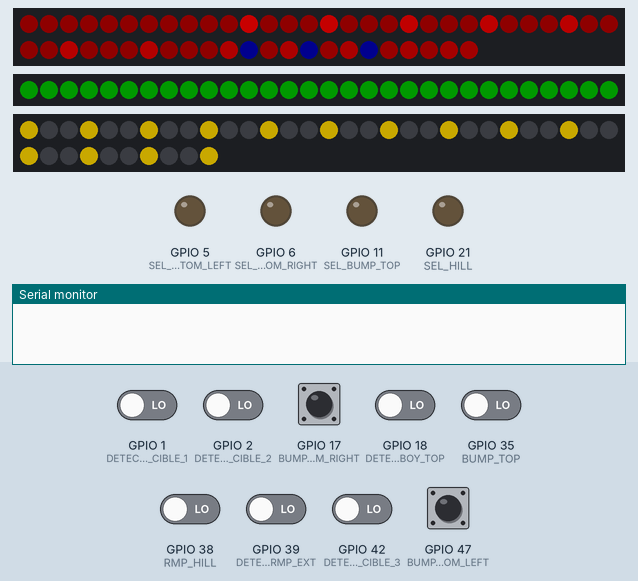
This program was run on a simulated ESP32-S3. Parts: 53 RGB LEDs in strip order, left to right, continuing on the next row, 30 RGB LEDs in strip order, left to right, 40 RGB LEDs in strip order, left to right, continuing on the next row, output pins drawn as LEDs (lit = HIGH), the last lines printed to the serial monitor. The inputs (shaded band) are chosen by the test bench; at power-on: GPIO 1 (DETECTION_PACK_CIBLE_1), GPIO 2 (DETECTION_PACK_CIBLE_2), GPIO 17 (BUMP_BOTTOM_RIGHT), GPIO 18 (DETECTION_CIBLE_COWBOY_TOP), GPIO 35 (BUMP_TOP), GPIO 38 (RMP_HILL), GPIO 39 (DETECTION_RMP_EXT), GPIO 42 (DETECTION_PACK_CIBLE_3), GPIO 47 (BUMP_BOTTOM_LEFT) LOW. Dim RGB values are drawn brighter than linear.

Above: at 1.3 s.
1.4 s: GPIO 17 (BUMP_BOTTOM_RIGHT) pulled HIGH for 0.15 s
At 1.96 s:
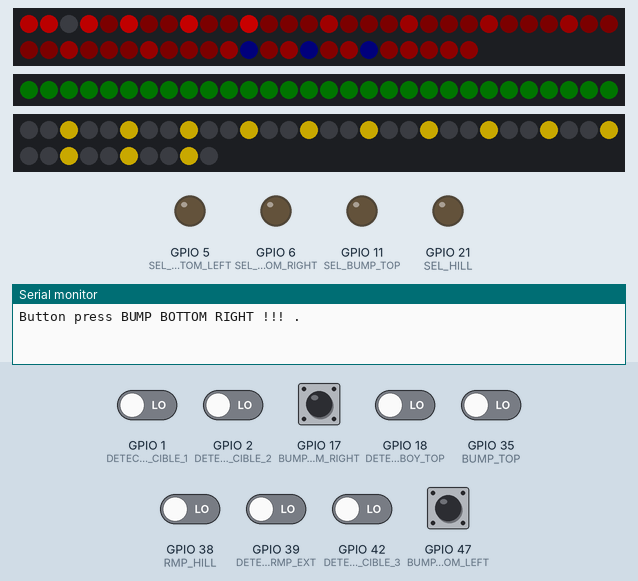
2.1 s: GPIO 17 (BUMP_BOTTOM_RIGHT) pulled HIGH for 1 s
At 2.26 s:
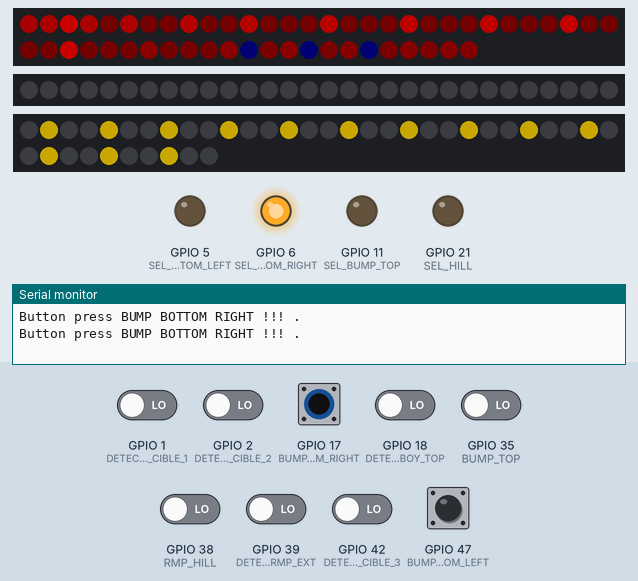
3.7 s: GPIO 38 (RMP_HILL) driven HIGH
At 5.28 s:
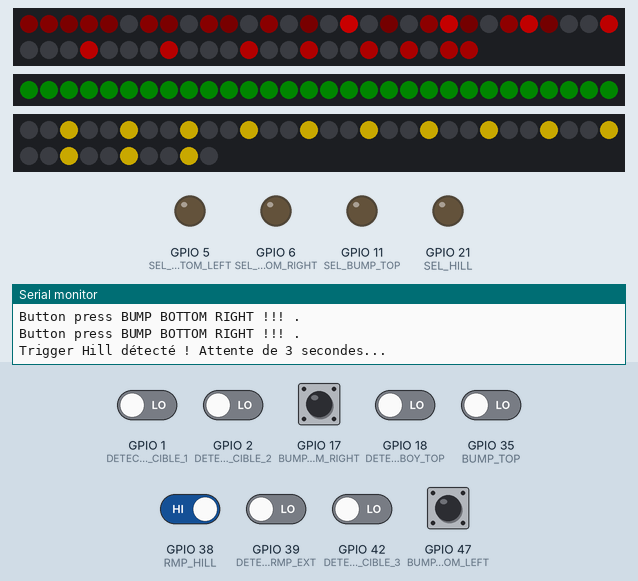
6.7 s: GPIO 1 (DETECTION_PACK_CIBLE_1) driven HIGH
At 9.5 s:
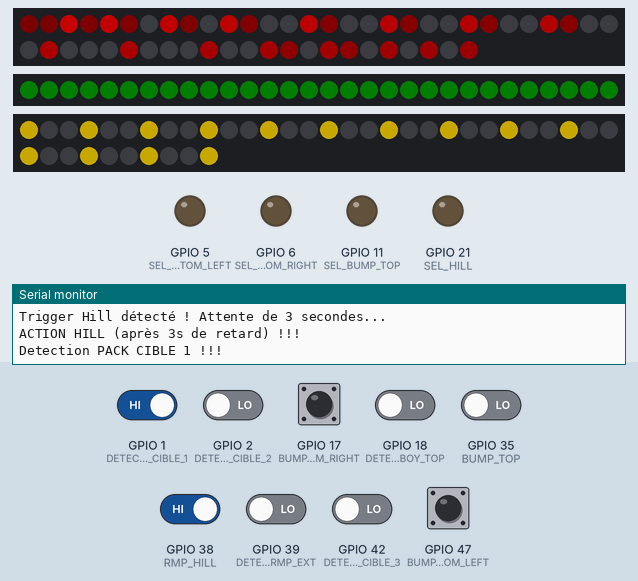
9.7 s: GPIO 18 (DETECTION_CIBLE_COWBOY_TOP) driven HIGH
12.7 s: GPIO 35 (BUMP_TOP) driven HIGH
At 14.93 s:
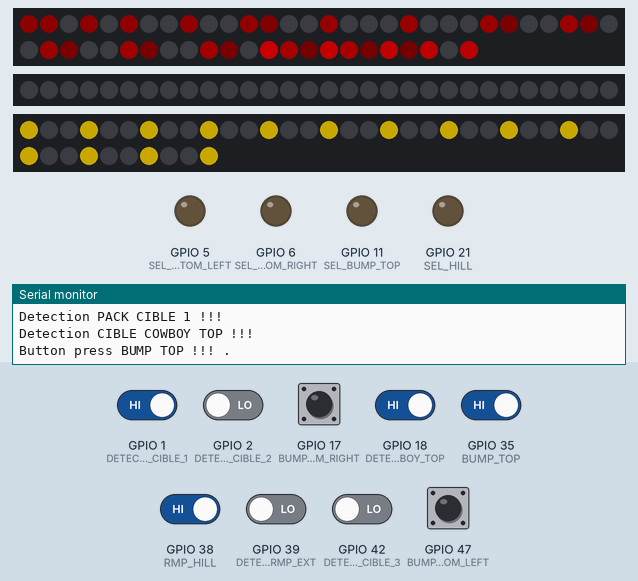
Timing chart, 0 to 15.4 s (numbered marks = the images above; inputs shaded):
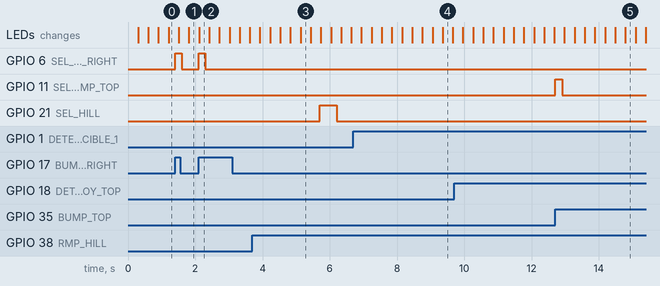

Measured:
- after the input at 1.4 s, GPIO 6 (SEL_BUMP_BOTTOM_RIGHT): LOW → HIGH at once, → LOW 0.20 s later
- after the input at 2.1 s, GPIO 6 (SEL_BUMP_BOTTOM_RIGHT): LOW → HIGH at once, → LOW 0.20 s later; the LEDs: change at once (image 2)
- after the input at 3.7 s, GPIO 21 (SEL_HILL): LOW → HIGH after 2.0 s, → LOW 0.50 s later
- after the input at 12.7 s, GPIO 11 (SEL_BUMP_TOP): LOW → HIGH at once, → LOW 0.20 s later

The program:

main.cpp
```cpp
#include "main.h"
#include "leds.h"
// Initialize pins and interrupts for target detection

// Paramètres de configuration des LEDs

volatile bool triggerDetectedBumpBottomLeft = false;
volatile bool triggerDetectedBumpBottomRight = false;
volatile bool triggerDetectedBumpTop = false;
volatile bool triggerDetectedRmpHill = false;
volatile bool triggerDetectedRmpExt = false;

// Target detection flags
volatile bool triggerDetectedCiblePack1 = false;
volatile bool triggerDetectedCiblePack2 = false;
volatile bool triggerDetectedCiblePack3 = false;
volatile bool triggerDetectedCibleCowboyTop = false;

unsigned long timerDelayHillStart = 0; // Pour compter les 3 secondes
bool isWaitingForHill = false;

void IRAM_ATTR onTriggerRmpExt() {
    triggerDetectedRmpExt = true;
}

void IRAM_ATTR onTriggerCiblePack1() {
    triggerDetectedCiblePack1 = true;
}

void IRAM_ATTR onTriggerCiblePack2() {
    triggerDetectedCiblePack2 = true;
}

void IRAM_ATTR onTriggerCiblePack3() {
    triggerDetectedCiblePack3 = true;
}

void IRAM_ATTR onTriggerCibleCowboyTop() {
    triggerDetectedCibleCowboyTop = true;
}

void IRAM_ATTR onTriggerBumpBottomLeft() {
    triggerDetectedBumpBottomLeft = true;
}

void IRAM_ATTR onTriggerRmpHill() {
    triggerDetectedRmpHill = true;
}

void IRAM_ATTR onTriggerBumpBottomRight() {
    triggerDetectedBumpBottomRight = true;
}
void IRAM_ATTR onTriggerBumpTop() {
    triggerDetectedBumpTop = true;
}


void setup() {
  //AUTOSTART______________________
    pinMode(PC_START, OUTPUT);
    digitalWrite(PC_START, HIGH);
    delay(100);
    digitalWrite(PC_START, LOW);
    pinMode(PC_START, INPUT);
    digitalWrite(PC_START, LOW);
    pinMode(SEL_HILL, OUTPUT);
    pinMode(SEL_BUMP_BOTTOM_LEFT, OUTPUT);
    pinMode(SEL_BUMP_BOTTOM_RIGHT, OUTPUT);
    pinMode(SEL_BUMP_TOP, OUTPUT);


 //Detection targets setup
    pinMode(DETECTION_PACK_CIBLE_1, INPUT_PULLDOWN);
    attachInterrupt(digitalPinToInterrupt(DETECTION_PACK_CIBLE_1), onTriggerCiblePack1, RISING);

    pinMode(DETECTION_PACK_CIBLE_2, INPUT_PULLDOWN);
    attachInterrupt(digitalPinToInterrupt(DETECTION_PACK_CIBLE_2), onTriggerCiblePack2, RISING);

    pinMode(DETECTION_PACK_CIBLE_3, INPUT_PULLDOWN);
    attachInterrupt(digitalPinToInterrupt(DETECTION_PACK_CIBLE_3), onTriggerCiblePack3, RISING);

    pinMode(DETECTION_CIBLE_COWBOY_TOP, INPUT_PULLDOWN);
    attachInterrupt(digitalPinToInterrupt(DETECTION_CIBLE_COWBOY_TOP), onTriggerCibleCowboyTop, RISING);
  // Setup interrupt for trigger SEL_HILL
    pinMode(RMP_HILL, INPUT_PULLDOWN);
    attachInterrupt(digitalPinToInterrupt(RMP_HILL), onTriggerRmpHill, RISING);


    pinMode(DETECTION_RMP_EXT, INPUT_PULLDOWN);
    attachInterrupt(digitalPinToInterrupt(DETECTION_RMP_EXT), onTriggerRmpExt, RISING);

    pinMode(BUMP_BOTTOM_LEFT, INPUT_PULLDOWN);
    attachInterrupt(digitalPinToInterrupt(BUMP_BOTTOM_LEFT), onTriggerBumpBottomLeft, RISING);

    pinMode(BUMP_BOTTOM_RIGHT, INPUT_PULLDOWN);
    attachInterrupt(digitalPinToInterrupt(BUMP_BOTTOM_RIGHT), onTriggerBumpBottomRight, RISING);
    pinMode(BUMP_TOP, INPUT_PULLDOWN);
    attachInterrupt(digitalPinToInterrupt(BUMP_TOP), onTriggerBumpTop, RISING);

  FastLED.setBrightness(100);
  Serial.begin(115200);
  // Initialize LED strips before setting pixels
  leds_init();
  for (int i = 0; i < 40; i++) {
        leds_set_pixel(STRIP_PACK_CIBLE, i, CRGB::Red);
    }
    for (int i = 40; i < 53; i++) {
        leds_set_pixel(STRIP_PACK_CIBLE, i, CRGB::Blue);
    }
    FastLED.show();
    leds_set_animation(STRIP_PACK_CIBLE, ANIM_SCANNER, CRGB::Red);
    leds_set_animation(STRIP_DRAGON, ANIM_BREATHE, CRGB::Green, 20);
    leds_set_animation(STRIP_SALOON, ANIM_THEATER_CHASE, CRGB::Gold, 10);

}

// Non-blocking timers for triggers
unsigned long triggerTimerHill = 0;
bool triggerActiveHill = false;

unsigned long bumpBottomLeftTimer = 0;
bool bumpBottomLeftActive = false;
unsigned long bumpBottomRightTimer = 0;
bool bumpBottomRightActive = false;
unsigned long bumpTopTimer = 0;
bool bumpTopActive = false;


// Cooldown variables for bumpers
static unsigned long lastBumpBottomLeftActivation = 0;
static unsigned long lastBumpBottomRightActivation = 0;
static unsigned long lastBumpTopActivation = 0;
static unsigned long lastHillActivation = 0;
static unsigned long lastRmpExtActivation = 0;


void check_bumpers_left(unsigned long now){
    if (triggerDetectedBumpBottomLeft && !bumpBottomLeftActive) {
        if (now - lastBumpBottomLeftActivation <= 500) {
            triggerDetectedBumpBottomLeft = false; // Reset the trigger to avoid repeated activation
        }
        else{
        digitalWrite(SEL_BUMP_BOTTOM_LEFT, HIGH);
        Serial.println("Button press BUMP BOTTOM LEFT !!! .");
        leds_set_pixel(STRIP_PACK_CIBLE, 1, CRGB(255, 0, 0));
        FastLED.show();
        bumpBottomLeftTimer = now;
        bumpBottomLeftActive = true;
        triggerDetectedBumpBottomLeft = false;
        lastBumpBottomLeftActivation = now;
        }
    }
    if (bumpBottomLeftActive && now - bumpBottomLeftTimer >= 200) {
        digitalWrite(SEL_BUMP_BOTTOM_LEFT, LOW);
        leds_set_pixel(STRIP_PACK_CIBLE, 1, CRGB(0, 0, 0));
        FastLED.show();
        bumpBottomLeftActive = false;
        triggerDetectedBumpBottomLeft = false;
    }
}

void check_bumpers_right(unsigned long now){
    if (triggerDetectedBumpBottomRight && !bumpBottomRightActive ) {
        if (now - lastBumpBottomRightActivation <= 500) {
            triggerDetectedBumpBottomRight = false; // Reset the trigger to avoid repeated activation
        }
        else{
            digitalWrite(SEL_BUMP_BOTTOM_RIGHT, HIGH);
            Serial.println("Button press BUMP BOTTOM RIGHT !!! .");
            leds_set_pixel(STRIP_PACK_CIBLE, 2, CRGB(255, 0, 0));
            FastLED.show();
            bumpBottomRightTimer = now;
            bumpBottomRightActive = true;
            triggerDetectedBumpBottomRight = false;
            lastBumpBottomRightActivation = now;
        }
    }
    if (bumpBottomRightActive && now - bumpBottomRightTimer >= 200) {
        digitalWrite(SEL_BUMP_BOTTOM_RIGHT, LOW);
        leds_set_pixel(STRIP_PACK_CIBLE, 2, CRGB(0, 0, 0));
        FastLED.show();
        bumpBottomRightActive = false;
        triggerDetectedBumpBottomRight = false;
    }
}

void check_bumpers_top(unsigned long now){
    if (triggerDetectedBumpTop && !bumpTopActive) {
        if (now - lastBumpTopActivation <= 500) {
            triggerDetectedBumpTop = false; // Reset the trigger to avoid repeated activation
        }
        else{
            digitalWrite(SEL_BUMP_TOP, HIGH);
            Serial.println("Button press BUMP TOP !!! .");
            leds_set_pixel(STRIP_PACK_CIBLE, 0, CRGB(255, 0, 0));
            FastLED.show();
            bumpTopTimer = now;
            bumpTopActive = true;
            triggerDetectedBumpTop = false;
            lastBumpTopActivation = now;
        }
    }
    if (bumpTopActive && now - bumpTopTimer >= 200) {
        digitalWrite(SEL_BUMP_TOP, LOW);
        leds_set_pixel(STRIP_PACK_CIBLE, 0, CRGB(0, 0, 0));
        FastLED.show();
        bumpTopActive = false;
        triggerDetectedBumpTop = false;
    }
}

void check_hill(unsigned long now) {

    // --- ÉTAPE 1 : DÉTECTION ET DÉMARRAGE DU COMPTE À REBOURS ---
    if (triggerDetectedRmpHill) {
        // On vérifie le cooldown de 2 secondes par rapport à la dernière détection
        // Et on vérifie qu'on n'est pas déjà en train d'attendre (pour ne pas reset le timer)
        if ((now - lastHillActivation > 2000) && !isWaitingForHill && !triggerActiveHill) {

            Serial.println("Trigger Hill détecté ! Attente de 3 secondes...");

            // On entre en mode "Attente"
            isWaitingForHill = true;
            timerDelayHillStart = now; // On note l'heure de départ du délai

            // On met à jour le cooldown tout de suite pour éviter les doubles déclenchements
            lastHillActivation = now;
        }

        // On reset toujours le flag de l'interruption hardware
        triggerDetectedRmpHill = false;
    }

    // --- ÉTAPE 2 : VÉRIFICATION DU DÉLAI DE 3 SECONDES ---
    if (isWaitingForHill) {
        // Si 3000ms (3s) se sont écoulées depuis la détection
        if (now - timerDelayHillStart >= 2000) {
            // Le délai est fini, on passe à l'ACTION
            isWaitingForHill = false; // On arrête d'attendre

            digitalWrite(SEL_HILL, HIGH);
            Serial.println("ACTION HILL (après 3s de retard) !!!");
            leds_set_pixel(STRIP_PACK_CIBLE, 3, CRGB(255, 0, 0));
            FastLED.show();

            // On lance le timer pour la durée d'activation (50ms)
            triggerTimerHill = now;
            triggerActiveHill = true;
        }
    }

    // --- ÉTAPE 3 : FIN DE L'IMPULSION (100ms) ---
    if (triggerActiveHill && (now - triggerTimerHill >= 500)) {
        digitalWrite(SEL_HILL, LOW);
        leds_set_pixel(STRIP_PACK_CIBLE, 3, CRGB(0, 0, 0));
        FastLED.show();
        triggerActiveHill = false;
    }
}

void check_rmp_ext(unsigned long now) {
    if (triggerDetectedRmpExt) {
        if (now - lastRmpExtActivation <= 5000) {
            triggerDetectedRmpExt = false; // Reset pour éviter double déclenchement
        }
        else {
            // --- ACTION (Juste le Print) ---
            Serial.println("Detection RMP EXT !!!");
            triggerDetectedRmpExt = false;
            lastRmpExtActivation = now;
        }
    }
}

// Print which target was hit and reset the corresponding flags
void check_targets(unsigned long now) {
    if (triggerDetectedCiblePack1) {
        Serial.println("Detection PACK CIBLE 1 !!!");
        triggerDetectedCiblePack1 = false;
    }
    if (triggerDetectedCiblePack2) {
        Serial.println("Detection PACK CIBLE 2 !!!");
        triggerDetectedCiblePack2 = false;
    }
    if (triggerDetectedCiblePack3) {
        Serial.println("Detection PACK CIBLE 3 !!!");
        triggerDetectedCiblePack3 = false;
    }
    if (triggerDetectedCibleCowboyTop) {
        Serial.println("Detection CIBLE COWBOY TOP !!!");
        triggerDetectedCibleCowboyTop = false;
    }
}

void loop() {
    unsigned long now = millis();

    // Handle main trigger (SEL_HILL)
    check_hill(now);
    // Check bumpers
    check_bumpers_left(now);
    check_bumpers_right(now);
    check_bumpers_top(now);
    check_rmp_ext(now);
    // Check and print target detections
    check_targets(now);
    // Update LEDs (animations + blink handling)
    leds_update();
}
```

animations.cpp
```cpp
#include "animations.h"

// 1. Animation Solide (Fixe)
void anim_solid(CRGB* leds, int numLeds, CRGB color) {
    fill_solid(leds, numLeds, color);
}

// 2. Animation Respiration (Fade In / Fade Out)
void anim_breathe(CRGB* leds, int numLeds, CRGB color, int step) {
    // Utilise step pour créer une onde sinusoïdale douce
    // step évolue à chaque frame définie par la vitesse
    float val = (exp(sin(step / 20.0)) - 0.36787944) * 108.0;

    CRGB c = color;
    c.nscale8(val); // Applique la luminosité calculée
    fill_solid(leds, numLeds, c);
}

// 3. Animation Arc-en-ciel
void anim_rainbow(CRGB* leds, int numLeds, int step) {
    // step définit le décalage de la teinte de départ
    // 7 est le "delta hue" entre chaque led (densité de l'arc en ciel)
    fill_rainbow(leds, numLeds, step, 7);
}

// 4. Animation Theater Chase (Chenillard)
void anim_theater_chase(CRGB* leds, int numLeds, CRGB color, int step) {
    fill_solid(leds, numLeds, CRGB::Black);
    int offset = step % 3;
    for (int i = offset; i < numLeds; i += 3) {
        leds[i] = color;
    }
}

// 5. Animation Scanner (K2000 / Cylon)
void anim_scanner(CRGB* leds, int numLeds, CRGB color, int step) {
    // Effet d'effacement progressif (trail)
    fadeToBlackBy(leds, numLeds, 20);

    // Calcul de la position du point lumineux (aller-retour)
    // On utilise une fonction ping-pong mathématique simple
    int pos = beatsin16(30, 0, numLeds - 1);
    leds[pos] = color;
}
```

animations.h
```cpp
#ifndef ANIMATIONS_H
#define ANIMATIONS_H

#include <FastLED.h>

// --- Catalogue des fonctions d'animation ---
// Chaque fonction prend :
// - le tableau de LEDs
// - le nombre de LEDs
// - la couleur de base (si applicable)
// - l'étape actuelle (step) pour le mouvement

void anim_solid(CRGB* leds, int numLeds, CRGB color);
void anim_breathe(CRGB* leds, int numLeds, CRGB color, int step);
void anim_rainbow(CRGB* leds, int numLeds, int step);
void anim_theater_chase(CRGB* leds, int numLeds, CRGB color, int step);
void anim_scanner(CRGB* leds, int numLeds, CRGB color, int step); // Exemple style K2000

#endif
```

leds.cpp
```cpp
#include "leds.h"
#include "animations.h" // On inclut notre nouvelle librairie d'effets
#include "main.h"       // Pour les constantes de PIN

// --- Config Hardware len led strip ---
#define LEN_LED_PACK_CIBLE 53
#define LEN_LED_DRAGON 30
#define LEN_LED_SALOON 40

CRGB leds_pack_cible[LEN_LED_PACK_CIBLE];
CRGB leds_dragon[LEN_LED_DRAGON];
CRGB leds_salon[LEN_LED_SALOON];


// --- Controller ---
class LedStripController {
  public:
    CRGB* leds;
    int numLeds;

    // État
    AnimationType currentAnim;
    CRGB baseColor;
    int animSpeed;
    unsigned long lastAnimUpdate;
    int animStep; // Compteur générique passé aux fonctions d'animation

    // Gestion Flash (inchangée, c'est de la logique pure de contrôleur)
    struct FlashEvent {
        int pixelIdx;
        unsigned long endTime;
        CRGB color;
        bool active;
    };
    static const int MAX_FLASHES = 5;
    FlashEvent flashes[MAX_FLASHES];

    void init(CRGB* ledArray, int count) {
        leds = ledArray;
        numLeds = count;
        currentAnim = ANIM_OFF;
        baseColor = CRGB::Black;
        animSpeed = 50;
        animStep = 0;
        lastAnimUpdate = 0;
        for(int i=0; i<MAX_FLASHES; i++) flashes[i].active = false;
    }

    void triggerFlash(int idx, CRGB color, int duration) {
        if (idx < 0 || idx >= numLeds) return;
        unsigned long now = millis();
        for(int i=0; i<MAX_FLASHES; i++) {
            if (!flashes[i].active || flashes[i].pixelIdx == idx) {
                flashes[i].active = true;
                flashes[i].pixelIdx = idx;
                flashes[i].color = color;
                flashes[i].endTime = now + duration;
                return;
            }
        }
    }

    void update(unsigned long now) {
        // 1. GESTION DE L'ANIMATION DE FOND
        if (now - lastAnimUpdate >= animSpeed) {
            lastAnimUpdate = now;
            animStep++; // On incrémente le compteur de temps de l'animation

            // C'est ici qu'on fait le LIEN vers les fichiers externes
            switch (currentAnim) {
                case ANIM_OFF:           fill_solid(leds, numLeds, CRGB::Black); break;
                case ANIM_SOLID:         anim_solid(leds, numLeds, baseColor); break;
                case ANIM_BREATHE:       anim_breathe(leds, numLeds, baseColor, animStep); break;
                case ANIM_RAINBOW:       anim_rainbow(leds, numLeds, animStep); break;
                case ANIM_THEATER_CHASE: anim_theater_chase(leds, numLeds, baseColor, animStep); break;
                case ANIM_SCANNER:       anim_scanner(leds, numLeds, baseColor, animStep); break;
            }
        }

        // 2. GESTION DES FLASHS (Overlay prioritaire)
        for(int i=0; i<MAX_FLASHES; i++) {
            if (flashes[i].active) {
                if (now > flashes[i].endTime) {
                    flashes[i].active = false;
                    // Note: Au prochain tour d'animation, le pixel reprendra sa couleur d'anim
                } else {
                    leds[flashes[i].pixelIdx] = flashes[i].color;
                }
            }
        }
    }
};

LedStripController strips[NUM_STRIPS];

// --- Implémentation Publique ---

void leds_init() {
    // Mapping Hardware FastLED
    FastLED.addLeds<WS2812B, PIN_LED_PACK_CIBLE, GRB>(leds_pack_cible, LEN_LED_PACK_CIBLE);
    FastLED.addLeds<WS2812B, PIN_LED_DRAGON,     GRB>(leds_dragon, LEN_LED_DRAGON);
    FastLED.addLeds<WS2812B, PIN_LED_SALOON,     GRB>(leds_salon, LEN_LED_SALOON);
    FastLED.setBrightness(100);

    // Init Logique
    strips[0].init(leds_pack_cible, LEN_LED_PACK_CIBLE);
    strips[1].init(leds_dragon, LEN_LED_DRAGON);
    strips[2].init(leds_salon, LEN_LED_SALOON);
}

// Public helper to set a pixel on a given strip
void leds_set_pixel(int stripId, int pixelIdx, CRGB color) {
    if (stripId < 0 || stripId >= NUM_STRIPS) return;
    LedStripController &s = strips[stripId];
    if (!s.leds) return;
    if (pixelIdx < 0 || pixelIdx >= s.numLeds) return;
    s.leds[pixelIdx] = color;
}

void leds_update() {
    unsigned long now = millis();
    for(int i=0; i<NUM_STRIPS; i++) {
        strips[i].update(now);
    }
    FastLED.show();
}

void leds_set_animation(int stripId, AnimationType anim, CRGB color, int speed) {
    if(stripId >= 0 && stripId < NUM_STRIPS) {
        strips[stripId].currentAnim = anim;
        strips[stripId].baseColor = color;
        strips[stripId].animSpeed = speed;
        strips[stripId].animStep = 0; // Reset l'animation au début
    }
}

void leds_flash_pixel(int stripId, int pixelIdx, CRGB color, int duration) {
    if(stripId >= 0 && stripId < NUM_STRIPS) {
        strips[stripId].triggerFlash(pixelIdx, color, duration);
    }
}
```

leds.h
```cpp
#ifndef LEDS_H
#define LEDS_H

#include <FastLED.h>

// Liste des IDs d'animations disponibles
// Doit correspondre aux fonctions dans animations.cpp
enum AnimationType {
    ANIM_OFF,
    ANIM_SOLID,
    ANIM_BREATHE,
    ANIM_RAINBOW,
    ANIM_THEATER_CHASE,
    ANIM_SCANNER
};

// IDs logiques des bandeaux
#define PIN_LED_PACK_CIBLE 4
#define PIN_LED_DRAGON 13
#define PIN_LED_SALOON 19

#define STRIP_PACK_CIBLE 0
#define STRIP_DRAGON 1
#define STRIP_SALOON 2

#define NUM_STRIPS 3

// Initialisation globale
void leds_init();

// Update global (à appeler dans loop)
void leds_update();

// Commandes
void leds_set_animation(int stripId, AnimationType anim, CRGB color, int speed = 50);
void leds_flash_pixel(int stripId, int pixelIdx, CRGB color, int duration = 200);
// Set a single pixel on a given strip (safe bounds-checked)
void leds_set_pixel(int stripId, int pixelIdx, CRGB color);

#endif
```

Source omitted: main.h (809 bytes)
